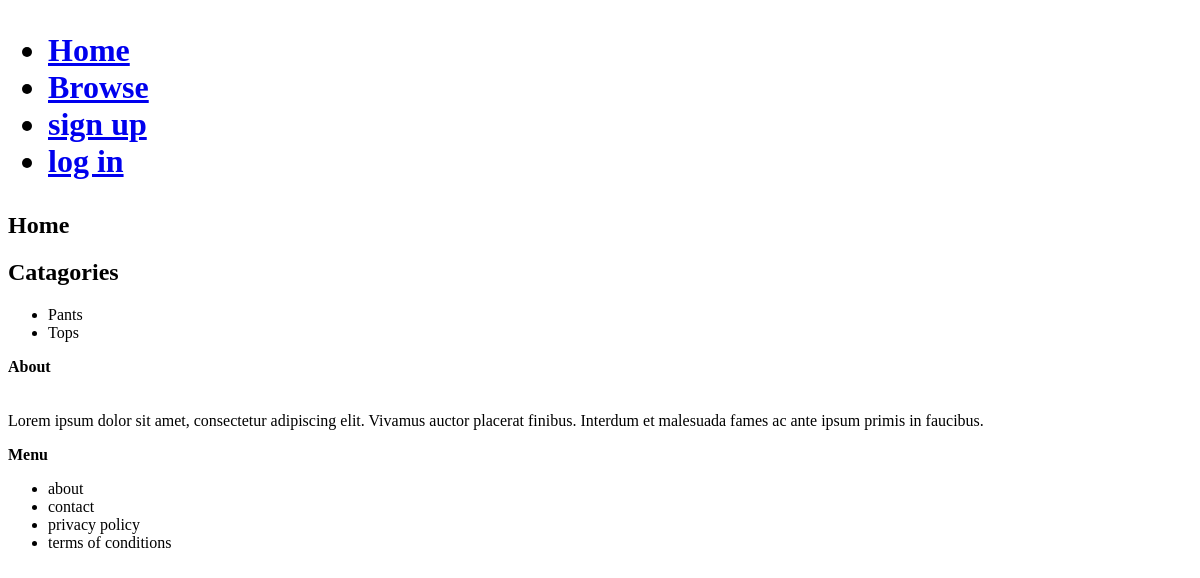
The app's page /, older data.
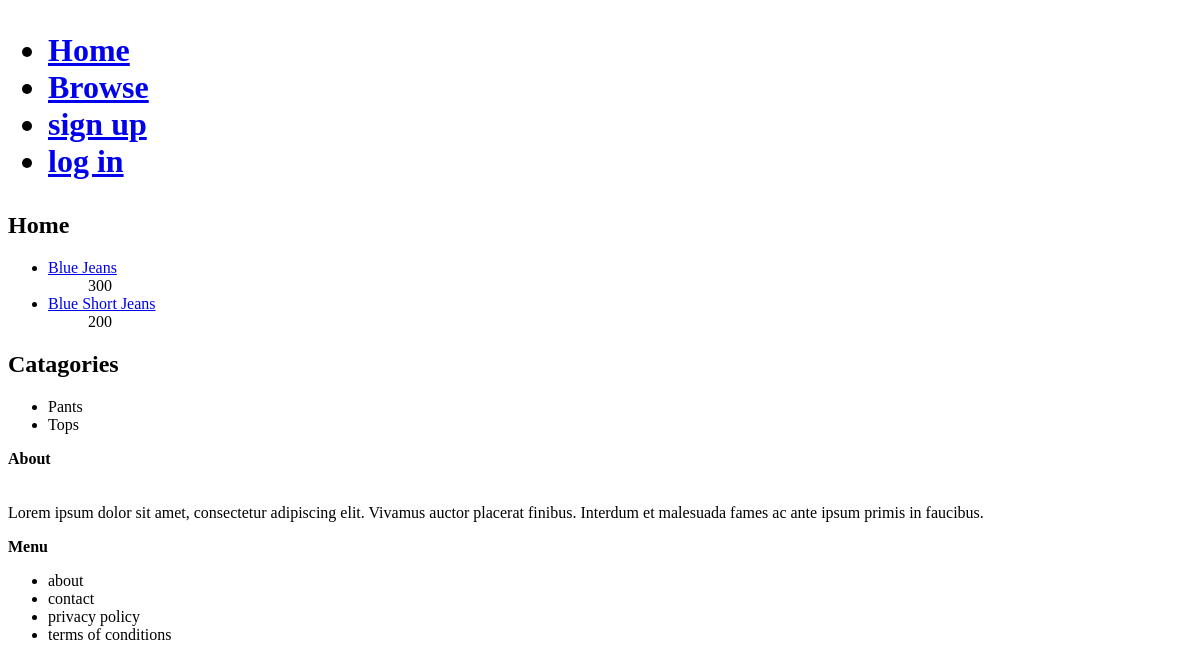
The same page, newer data.
### item/models.py (models this page shows)
class Category(models.Model):
    category_name = models.CharField(max_length=50, blank=False)
    category = models.ForeignKey(
        "self", on_delete=models.CASCADE, related_name="+", blank=True, null=True
    )
    def __str__(self):
        return self.category_name

class Item(models.Model):
    user = models.ForeignKey(
        User, on_delete=models.CASCADE, blank=False, null=False, default=0
    )
    category = models.ForeignKey(
        Category, on_delete=models.CASCADE, blank=False, null=False
    )
    item_name = models.CharField(max_length=50, blank=False)
    price = models.PositiveIntegerField(blank=True, null=True)
    created_at = models.DateTimeField(auto_now_add=True)
    updated_at = models.DateTimeField(auto_now=True)
    stock = models.PositiveIntegerField(blank=True, null=True)
    sold = models.PositiveIntegerField(blank=True, null=True)
    description = models.CharField(max_length=300, blank=True, null=True)
    image = models.URLField(blank=True, null=True, max_length=1000)
    def __str__(self):
        return self.item_name

### core/views.py (the view)
# urls.py: path("", indexView.as_view(), name="index"),
class indexView(generic.ListView):
    model = Item
    template_name = "core/index.html"
    def get_queryset(self):
        self.catagories = Category.objects.filter(category__isnull=True).order_by(
            "category_name"
        )[:3]
        self.items = Item.objects.all().order_by("created_at")[:2]
        return self
    def get_context_data(self, **kwargs):
        context = super().get_context_data(**kwargs)
        context["items"] = self.items
        context["catagories"] = self.catagories
        return context

### core/templates/core/index.html
{%extends 'core/includes/navBar.html' %} {%block content2%}
<h2>Home</h2>
<div>
    <p>
        {%if items%}
        <ul>
            {% for item in items%}
            <li><a href="{% url 'item' item.id %}">
                {{item}}
            </a>
            <ul>{{item.price}}</ul>
            </li>
            {%endfor%}
        </ul>
        {%endif%}
    </p>
</div>
<h2>Catagories</h2>
<div>
    <p>
        {%if catagories%}
        <ul>
            {% for catagory in catagories%}
            <li>
                {{catagory}}
            </li>
            {%endfor%}
        </ul>
        {%endif%}
    </p>
</div>
<footer>
    <div>
        <p><b>About</b>
        <br />
        <br />
        <br />
        Lorem ipsum dolor sit amet, consectetur adipiscing elit.
        Vivamus auctor placerat finibus.
        Interdum et malesuada fames ac ante ipsum primis in faucibus.
        </p>
    </div>
    <div>
        <p><b>Menu</b></p>
        <ul>
            <li>about</li>
            <li>contact</li>
            <li>privacy policy</li>
            <li>terms of conditions</li>
        </ul>
    </div>
</footer>
{% endblock %}

### core/templates/core/includes/navbar.html
<!DOCTYPE html>
{% extends 'core/includes/base.html' %} {% block content1 %}
<h1>
  <ul>
    <li><a href="{% url 'index' %}">Home</a></li>
    <li><a href= " {% url 'SearchItem' %}">Browse</a></li>
    {%if request.user.is_superuser %}
      <li><a href="/admin/">Admin View</a></li>
      <li><a href= " {% url 'logout' %}">Logout</a></li>
      <li><a href= " {% url 'createItem' %}">New Item</a></li>
      <li><a href= " {% url 'dashboard' %}">Dashboard</a></li>
    {%elif request.user.is_authenticated %}
      <li><a href= " {% url 'logout' %}">Logout</a></li>
      <li><a href= " {% url 'editUser' %}">Edit profile</a></li>
      <li><a href= " {% url 'createItem' %}">New Item</a></li>
      <li><a href= " {% url 'dashboard' %}">Dashboard</a></li>
    {% else %}
      <li><a href="{% url 'register'%}">sign up</a></li>
      <li><a href="{% url 'login'%}">log in</a></li>
    {% endif %}
  </ul>
</h1>
{% endblock %} {% comment %} {% block %} {% endblock %} {% endcomment %}

### core/templates/core/includes/base.html (shortened to what this page needs)
<!DOCTYPE html>
<html lang="en">
  {%block title%}
  <head>
  </head>
  {%endblock%} {%include 'core/includes/messages.html'%} {%block content1%}
  {%endblock%} {%block content2%} {%endblock%}
</html>

Row changes from the older to the newer data that the page shows:
added Item: item_name "Blue Jeans", price "300"
added Item: item_name "Blue Short Jeans", price "200"
